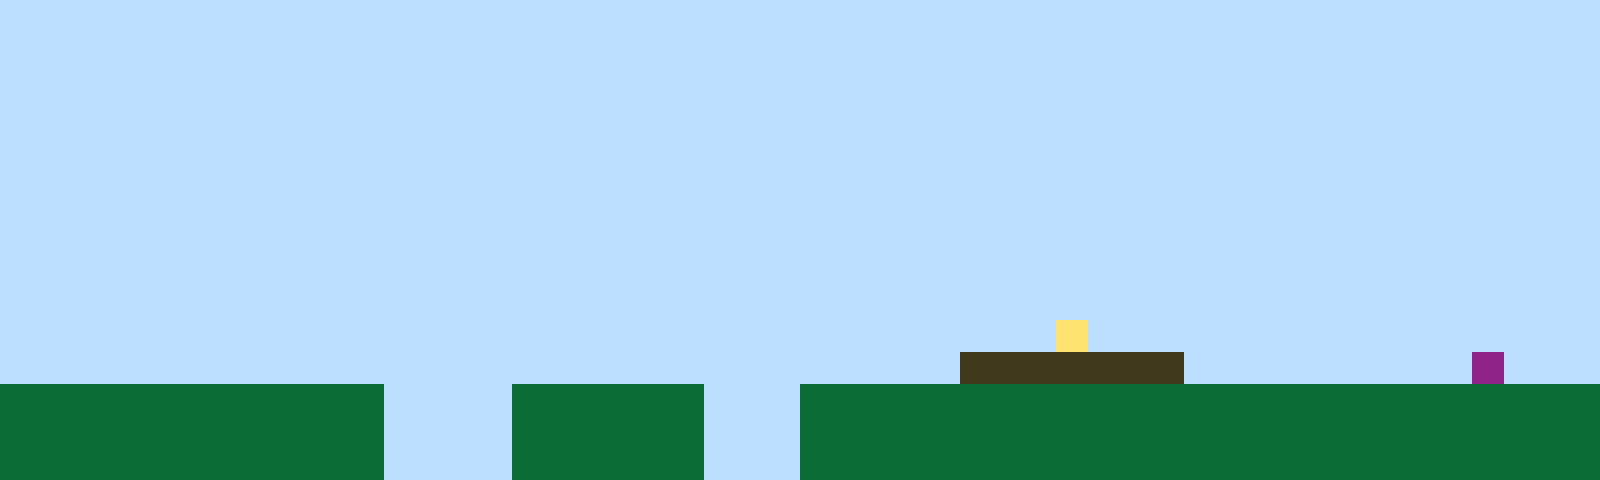

This is a level from a 2D game, rendered from its Tiled map with the project's own tilesets. A one-line summary and the complete map file follow:
An orthogonal 50x15 tile map with 32x32 px tiles, 1 tile layer (Tile Layer 1).

<map version="1.10" tiledversion="1.11.2" orientation="orthogonal" renderorder="right-up" width="50" height="15" tilewidth="32" tileheight="32" infinite="0" nextlayerid="2" nextobjectid="1"><editorsettings><export target="map1.csv" format="csv" /></editorsettings><tileset firstgid="1" name="sprites" tilewidth="32" tileheight="32" tilecount="6" columns="3"><image source="sprites.png" width="96" height="64" /></tileset><layer id="1" name="Tile Layer 1" width="50" height="15"><data encoding="csv">1,1,1,1,1,1,1,1,1,1,1,1,1,1,1,1,1,1,1,1,1,1,1,1,1,1,1,1,1,1,1,1,1,1,1,1,1,1,1,1,1,1,1,1,1,1,1,1,1,1,1,1,1,1,1,1,1,1,1,1,1,1,1,1,1,1,1,1,1,1,1,1,1,1,1,1,1,1,1,1,1,1,1,1,1,1,1,1,1,1,1,1,1,1,1,1,1,1,1,1,1,1,1,1,1,1,1,1,1,1,1,1,1,1,1,1,1,1,1,1,1,1,1,1,1,1,1,1,1,1,1,1,1,1,1,1,1,1,1,1,1,1,1,1,1,1,1,1,1,1,1,1,1,1,1,1,1,1,1,1,1,1,1,1,1,1,1,1,1,1,1,1,1,1,1,1,1,1,1,1,1,1,1,1,1,1,1,1,1,1,1,1,1,1,1,1,1,1,1,1,1,1,1,1,1,1,1,1,1,1,1,1,1,1,1,1,1,1,1,1,1,1,1,1,1,1,1,1,1,1,1,1,1,1,1,1,1,1,1,1,1,1,1,1,1,1,1,1,1,1,1,1,1,1,1,1,1,1,1,1,1,1,1,1,1,1,1,1,1,1,1,1,1,1,1,1,1,1,1,1,1,1,1,1,1,1,1,1,1,1,1,1,1,1,1,1,1,1,1,1,1,1,1,1,1,1,1,1,1,1,1,1,1,1,1,1,1,1,1,1,1,1,1,1,1,1,1,1,1,1,1,1,1,1,1,1,1,1,1,1,1,1,1,1,1,1,1,1,1,1,1,1,1,1,1,1,1,1,1,1,1,1,1,1,1,1,1,1,1,1,1,1,1,1,1,1,1,1,1,1,1,1,1,1,1,1,1,1,1,1,1,1,1,1,1,1,1,1,1,1,1,1,1,1,1,1,1,1,1,1,1,1,1,1,1,1,1,1,1,1,1,1,1,1,1,1,1,1,1,1,1,1,1,1,1,1,1,1,1,1,1,1,1,1,1,1,1,1,1,1,1,1,1,1,1,1,1,1,1,1,1,1,1,1,1,1,1,1,1,1,1,1,1,1,1,1,1,1,1,1,1,1,1,1,1,1,1,1,1,1,1,1,1,1,1,1,1,1,1,1,1,1,1,1,1,1,1,1,1,1,1,1,1,1,1,1,1,1,1,1,1,1,1,1,1,1,1,1,1,1,1,1,1,4,1,1,1,1,1,1,1,1,1,1,1,1,1,1,1,1,1,1,1,1,1,1,1,1,1,1,1,1,1,1,1,1,1,1,1,1,1,1,1,1,1,1,1,1,1,1,3,3,3,3,3,3,3,1,1,1,1,1,1,1,1,1,6,1,1,1,2,2,2,2,2,2,2,2,2,2,2,2,1,1,1,1,2,2,2,2,2,2,1,1,1,2,2,2,2,2,2,2,2,2,2,2,2,2,2,2,2,2,2,2,2,2,2,2,2,2,2,2,2,2,2,2,2,2,2,2,2,2,1,1,1,1,2,2,2,2,2,2,1,1,1,2,2,2,2,2,2,2,2,2,2,2,2,2,2,2,2,2,2,2,2,2,2,2,2,2,2,2,2,2,2,2,2,2,2,2,2,2,1,1,1,1,2,2,2,2,2,2,1,1,1,2,2,2,2,2,2,2,2,2,2,2,2,2,2,2,2,2,2,2,2,2,2,2,2,2</data></layer></map>
